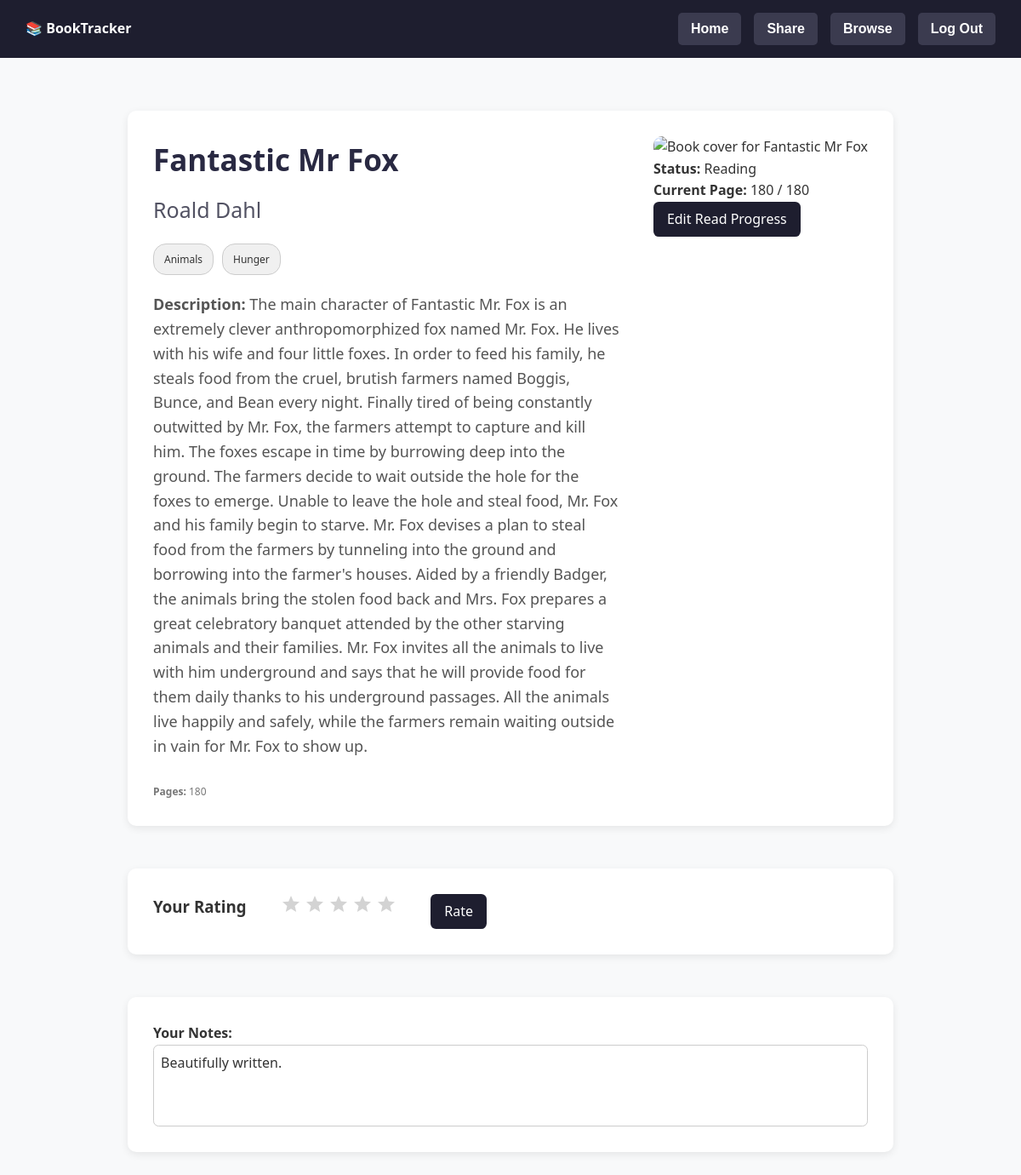
Screenshot of /book/OL45804W (signed in) with the database file from the repository.
### models.py (models this page shows)
class Book(db.Model):
    __tablename__ = 'books'
    work_id = db.Column(db.String, primary_key=True, nullable=False, unique=True)
    title = db.Column(db.String, nullable=False)
    author = db.Column(db.String(200), nullable=False)
    description = db.Column(db.Text)
    subjects = db.Column(db.Text)
    number_of_pages = db.Column(db.Integer)
    cover_id = db.Column(db.Integer)
    last_fetched = db.Column(db.DateTime, default=datetime.now(timezone.utc))

class UserBook(db.Model):
    __tablename__ = 'user_books'
    user_id = db.Column(db.Integer, db.ForeignKey('users.user_id'), primary_key=True)
    book_id = db.Column(db.String, db.ForeignKey('books.work_id'), primary_key=True)
    rating = db.Column(db.Float, default=0.0)
    notes = db.Column(db.Text)
    completed = db.Column(db.Boolean, default=False)
    book = db.relationship('Book', backref='user_books')

### routes.py (the view, shortened to what this page needs)
    @app.route('/book/<string:book_id>', methods=['GET', 'POST'])
    def book_specific_page(book_id):
        fallback = {
            'title': 'Unknown Title',
            'author': 'Unknown Author',
            'pages': 0,
            'description': 'No description available.',
            'cover_url': 'https://covers.openlibrary.org/b/id/255844-M.jpg',
            'genres': []
        }
        book_row = Book.query.filter_by(work_id=book_id).first()
        book = {
            'title': book_row.title,
            'author': book_row.author,
            'pages': book_row.number_of_pages,
            'description': book_row.description or fallback['description'],
            'cover_url': f"https://covers.openlibrary.org/b/id/{book_row.cover_id}-L.jpg" if book_row.cover_id else fallback['cover_url'],
            'genres': []
        }
        if book_row.subjects:
            try:
                import json
                subs = json.loads(book_row.subjects)
                book['genres'] = subs[:5] if isinstance(subs, list) else [s.strip() for s in book_row.subjects.split(',')][:5]
            except:
                book['genres'] = [s.strip() for s in book_row.subjects.split(',')][:5]
        username = session.get('username')
        user = User.query.filter_by(username=username).first()
        user_data = {}
        pages_read_total = 0
        if user:
            ub = UserBook.query.filter_by(user_id=user.user_id, book_id=book_id).first()
            if ub:
                user_data = {
                    'rating': ub.rating,
                    'status': 'Completed' if ub.completed else 'Reading',
                    'notes': ub.notes,
                }
            pages_read_total = db.session.query(
                db.func.coalesce(db.func.sum(ReadingLog.pages_read), 0)
            ).filter_by(user_id=user.user_id, book_id=book_id).scalar()
        reading_logs = []
        if user:
            logs = (ReadingLog
                    .query
                    .filter_by(user_id=user.user_id, book_id=book_id)
                    .order_by(ReadingLog.date.asc())
                    .all())
            for l in logs:
                reading_logs.append({
                    'id': l.id,
                    'date': l.date.isoformat(),
                    'pages_read': l.pages_read
                })
        return render_template(
            'bookspecificpage.html',
            book=book,
            user_data=user_data,
            book_id=book_id,
            community_notes=[],
            pages_read_total=pages_read_total,
            reading_logs=reading_logs
        )

### templates/bookspecificpage.html (shortened to what this page needs)
<!DOCTYPE html>
<html lang="en">
<head>
  <link rel="stylesheet" href="{{ url_for('static', filename='css/bookspecificpage.css') }}">
</head>
<body>
  {% include "nav.html" %}
  <div class="book-container card">
    <div class="book-details">
      <h1>{{ book.title }}</h1>
      <h2>{{ book.author or "Author name unavailable" }}</h2>
      <div class="genre-tags">
        {% for genre in book.genres[:5] %}
          <span class="genre-tag">{{ genre }}</span>
        {% endfor %}
      </div>
      <p><strong>Description:</strong> {{ book.description or "No description available." }}</p>
      <div class="metadata">
        <span><strong>Pages:</strong> {{ book.pages or "Pages unavailable" }}</span>
      </div>
    </div>
    <div class="book-right">
      <div class="book-cover">
        <img src="{{ book.cover_url }}" alt="Book cover for {{ book.title }}"/>
        <div class="user-stats">
          <p><strong>Status:</strong> {{ user_data.status or "No status yet" }}</p>
          <p><strong>Current Page:</strong> {{ pages_read_total or 0 }} / {{ book.pages }}</p>
          <button type="button" class="generic-btn" onclick="openForm()">Edit Read Progress</button>
        </div>
      </div>
    </div>
  </div>
  <div class="rating-container card">
    <h3>Your Rating</h3>
    <div id="star-rating" class="star-rating">
      {% for i in range(5) %}
      <span class="star" data-index="{{ i }}"></span>
      {% endfor %}
    </div>
    <button id="rate-button" class="generic-btn">Rate</button>
  </div>
  <div class="note-container card">
    <p><strong>Your Notes:</strong></p>
    <div id="notes-display" class="notes-display">{{ user_data.notes or "No notes yet. Click here to start typing." }}</div>
  </div>
</body>
</html>

### static/css/bookspecificpage.css (style rules this page uses)
* { box-sizing: border-box; margin: 0; padding: 0; }
h1, h2, h3, h4, h5, h6 { margin: 0; }
body { font-family: 'Segoe UI', Tahoma, Geneva, Verdana, sans-serif; background-color: #f8f9fa; color: #333; line-height: 1.6; }
.card { background-color: white; border-radius: 10px; box-shadow: 0 3px 10px rgba(0, 0, 0, 0.08); padding: 30px; }
.book-cover img { width: 200px; max-width: 100%; border-radius: 10px; }
.book-container { width: 900px; margin: 50px auto; display: flex; gap: 40px; align-items: flex-start; }
.book-details { flex: 1; word-break: break-word; }
.book-details h1 { font-size: 35px; font-weight: 800; margin-bottom: 10px; color: #292942; }
.book-details h2 { font-size: 25px; font-weight: 500; color: #525263; margin-bottom: 15px; }
.book-details p { font-size: 18px; margin-bottom: 10px; color: #555; }
.metadata { margin-top: 30px; font-size: 12px; color: #777; display: flex; gap: 30px; flex-wrap: wrap; }
.genre-tags { margin: 20px 0; display: flex; flex-wrap: wrap; gap: 10px; }
.genre-tag { background-color: #f0f0f0; color: #333; padding: 8px 12px; font-size: 12px; border-radius: 15px; border: 1px solid #ccc; display: inline-block; }
.rating-container { width: 900px; margin: 50px auto; display: flex; gap: 40px; align-items: flex-start; }
.star { display: inline-block; width: 24px; height: 24px; cursor: pointer; }
.generic-btn, .generic-btn-light, .nav-btn { cursor: pointer; border: none; font: inherit; padding: .5rem 1rem; border-radius: .4rem; transition: background .25s, transform .15s; }
.generic-btn { background:#1e1e2f; color:#fff; }
.note-container { width: 900px; margin: 30px auto 50px; }
#notes-display, #notes-editor { width: 100%; min-height: 6em; padding: .5rem; border: 1px solid #ccc; border-radius: .4rem; font: inherit; }
#notes-display { white-space: pre-wrap; cursor: text; }

### rows the page displays
Book: title "Fantastic Mr Fox", author "Roald Dahl", description "The main character of Fantastic Mr. Fox is an extremely clever anthropomorphized fox named Mr. Fox. He lives with his wife and four little foxes. In order to feed his family, he steals food from the cruel, brutish farmers named Boggis, Bunce, and Bean every night. Finally tired of being constantly outwitted by Mr. Fox, the farmers attempt to capture and kill him. The foxes escape in time by burrowing deep into the ground. The farmers decide to wait outside the hole for the foxes to emerge. Unable to leave the hole and steal food, Mr. Fox and his family begin to starve. Mr. Fox devises a plan to steal food from the farmers by tunneling into the ground and borrowing into the farmer's houses.…"
UserBook: notes "Beautifully written."

### other values shown
{{ genre }} "Animals" "Hunger"
{{ book.pages or "Pages unavailable" }} "180"
{{ user_data.status or "No status yet" }} "Reading"
{{ pages_read_total or 0 }} "180"
{{ book.pages }} "180"
